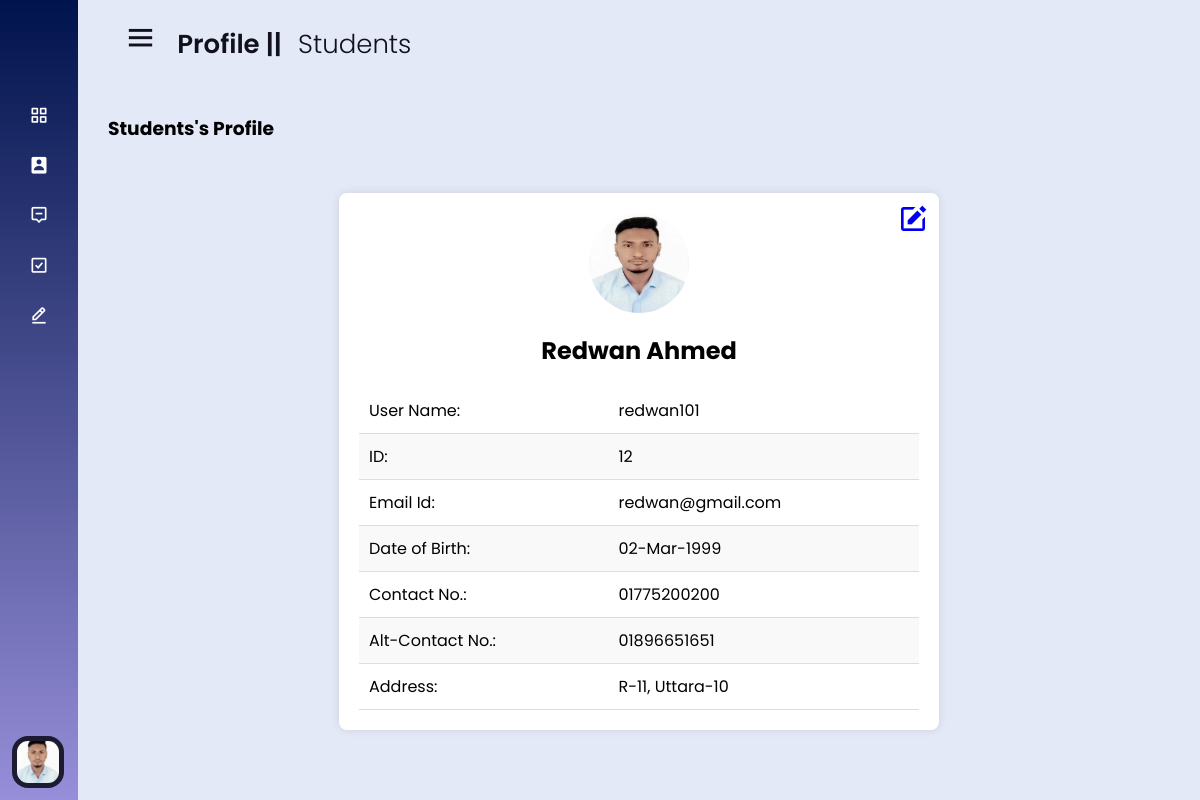
The page /students/pages/profile.php (signed in) on the database its author committed.
### tables this page shows
CREATE TABLE IF NOT EXISTS `student_db` (
  `s_ID` int NOT NULL AUTO_INCREMENT,
  `s_Name` varchar(100) DEFAULT NULL,
  `s_Email` varchar(150) NOT NULL,
  `s_UserName` varchar(20) DEFAULT NULL,
  `s_Password` varchar(150) DEFAULT NULL,
  `s_Gender` varchar(50) DEFAULT NULL,
  `s_DateOfBirth` date DEFAULT NULL,
  `s_ProfilePic` varchar(200) DEFAULT NULL,
  `s_FatherName` varchar(150) DEFAULT NULL,
  `s_MotherName` varchar(150) DEFAULT NULL,
  `s_ContactNo` varchar(11) DEFAULT NULL,
  `s_AltContactNo` varchar(11) DEFAULT NULL,
  `s_Address` varchar(250) DEFAULT NULL,
  `s_Photo` text,
  PRIMARY KEY (`s_ID`),
  UNIQUE KEY `s_Email` (`s_Email`)
);

### students/pages/profile.php (the view, shortened to what this page needs)
<?php
require_once('../includes/dbconnection.php');
?>
<!DOCTYPE html>
<html lang="en">
<head>
    <link rel="stylesheet" href="../css/style.css">
    <link rel="stylesheet" href="../pages/css/adminPagesStyle.css">
    <link href='https://unpkg.com/boxicons@2.0.7/css/boxicons.min.css' rel='stylesheet'>
</head>
<body>
    <?php include_once('../includes/sidebar.php'); ?>
    <section class="home-section">
        <div class="home-content">
            <div class="dashboard_header">
                <i class='bx bx-menu'></i>
                <span class="text">Profile || <span style="font-weight: 300; margin-left: 10px;">Students</span></span>
            </div>
            <div class="main_workPanel" style="padding-bottom: 30px">
                <div class="main_workPanel_header">
                    <h3>Students's Profile</h3>
                </div>
                <div class="admin_monitor_add" style="position: relative;">
                    <div style="width: 100px; height: 100px; border-radius: 50%; margin: 0 auto;">
                        <img src='<?= $student_login_user_data['s_Photo'] ?>' alt="" style="width: 100px; height: 100px; border-radius: 50%;">
                    </div>
                    <div style="position: absolute; top:10px; right:10px;"><a href="http://localhost/sms/students/pages/edit_profile.php"><i class='bx bxs-edit' style='font-size: 32px;'></i></a></div>
                    <h2 style="margin-top: 20px;;">
                        <?php echo $student_login_user_data['s_Name']; ?>
                    </h2>
                    <table style="margin-top: 20px;;">
                        <tbody>
                            <tr>
                                <td>User Name:</td>
                                <td><?php echo $student_login_user_data['s_UserName']; ?></td>
                            </tr>
                            <tr>
                                <td>ID:</td>
                                <td><?php echo $student_login_user_data['s_ID']; ?></td>
                            </tr>
                            <tr>
                                <td>Email Id:</td>
                                <td><?php echo $student_login_user_data['s_Email']; ?></td>
                            </tr>
                            <tr>
                                <td>Date of Birth:</td>
                                <td><?php echo date('d-M-Y', strtotime($student_login_user_data['s_DateOfBirth'])); ?></td>
                            </tr>
                            <tr>
                                <td>Contact No.:</td>
                                <td><?php echo $student_login_user_data['s_ContactNo']; ?></td>
                            </tr>
                            <tr>
                                <td>Alt-Contact No.:</td>
                                <td><?php echo $student_login_user_data['s_AltContactNo']; ?></td>
                            </tr>
                            <tr>
                                <td>Address:</td>
                                <td><?php echo $student_login_user_data['s_Address']; ?></td>
                            </tr>
                        </tbody>
                    </table>
                </div>
            </div>
        </div>
    </section>
</body>
</html>

### students/includes/sidebar.php (shortened to what this page needs)
<?php
$student_login_user = $_SESSION['student_login_id'];
$studentName = mysqli_query($conn, "SELECT * FROM `student_db` WHERE `s_ID` = '$student_login_user'");
$student_login_user_data = mysqli_fetch_assoc($studentName);
?>
<div class="sidebar close">
  <div class="logo-details">
  </div>
  <ul class="nav-links">
    <li>
      <a href="http://localhost/sms/students/dashboard.php">
        <i class='bx bx-grid-alt'></i>
      </a>
    </li>
    <li>
      <div class="iocn-link">
        <a href="http://localhost/sms/students/pages/profile.php">
          <i class='bx bxs-user-rectangle'></i>
        </a>
      </div>
    </li>
    <li>
      <div class="iocn-link">
        <a href="http://localhost/sms/students/pages/viewCourse.php">
          <i class='bx bx-message-alt-minus'></i>
        </a>
      </div>
    </li>
    <li>
      <div class="iocn-link">
        <a href="http://localhost/sms/students/pages/payment.php">
          <i class='bx bx-check-square'></i>
        </a>
      </div>
    </li>
    <li>
      <div class="iocn-link">
        <a href="http://localhost/sms/students/pages/grades.php">
        <i class='bx bx-edit-alt'></i>
        </a>
      </div>
    </li>
    <li>
      <div class="profile-details">
        <div class="profile-content">
          <img src='<?= $student_login_user_data['s_Photo'] ?>' alt="profileImg">
        </div>
      </div>
    </li>
  </ul>
</div>

### students/css/style.css (style rules this page uses)
* { margin: 0; padding: 0; box-sizing: border-box; font-family: 'Poppins', sans-serif; }
.sidebar { position: fixed; top: 0; left: 0; height: 100%; width: 260px; background: linear-gradient(#00134c, #4637bb90); z-index: 100; transition: all 0.5s ease; }
.sidebar.close { width: 78px; }
.sidebar .logo-details { height: 60px; width: 100%; display: flex; align-items: center; }
.sidebar .nav-links { height: 100%; padding: 30px 0 150px 0; overflow: auto; }
.sidebar.close .nav-links { overflow: visible; }
.sidebar .nav-links li { position: relative; list-style: none; transition: all 0.4s ease; }
.sidebar .nav-links li .iocn-link { display: flex; align-items: center; justify-content: space-between; }
.sidebar.close .nav-links li .iocn-link { display: block }
.sidebar .nav-links li i { height: 50px; min-width: 78px; text-align: center; line-height: 50px; color: #fff; font-size: 20px; cursor: pointer; transition: all 0.3s ease; }
.sidebar .nav-links li a { display: flex; align-items: center; text-decoration: none; }
.sidebar .profile-details { position: fixed; bottom: 0; width: 260px; display: flex; align-items: center; justify-content: space-between; background: #1d1b31; padding: 12px 0; transition: all 0.5s ease; }
.sidebar.close .profile-details { background: none; }
.sidebar.close .profile-details { width: 78px; }
.sidebar .profile-details .profile-content { display: flex; align-items: center; }
.sidebar .profile-details img { height: 52px; width: 52px; object-fit: cover; border-radius: 16px; margin: 0 14px 0 12px; background: #1d1b31; transition: all 0.5s ease; }
.sidebar.close .profile-details img { padding: 5px; }
.home-section { position: relative; background: #E4E9F7; height: 100vh; left: 260px; width: calc(100% - 260px); transition: all 0.5s ease; }
.sidebar.close~.home-section { left: 78px; width: calc(100% - 78px); }
.home-section .home-content { height: auto; align-items: center; padding: 20px 30px; }
.home-section .home-content .bx-menu, .home-section .home-content .text { color: #11101d; font-size: 35px; }
.home-section .home-content .bx-menu { margin: 0 15px; cursor: pointer; }
.home-section .home-content .text { font-size: 26px; font-weight: 600; }

### students/pages/css/adminPagesStyle.css (style rules this page uses)
.main_workPanel { margin-top: 50px; }
.admin_monitor_add { width: 600px; background-color: #fff; padding: 20px; box-shadow: 0 0 10px rgba(0, 0, 0, 0.1); border-radius: 8px; text-align: center; margin: 0 auto; margin-top: 50px; }
table { width: 100%; border-collapse: collapse; }
tbody td { padding: 10px; border-bottom: 1px solid #ddd; text-align: left; }
tbody tr:nth-child(even) { background-color: #f9f9f9; }

### rows shown on the page
student_db: s_Photo (picture), s_Name "Redwan Ahmed", s_UserName "redwan101", s_ID "12", s_Email "redwan@gmail.com", s_DateOfBirth "02-Mar-1999", s_ContactNo "01775200200", s_AltContactNo "01896651651", s_Address "R-11, Uttara-10"
